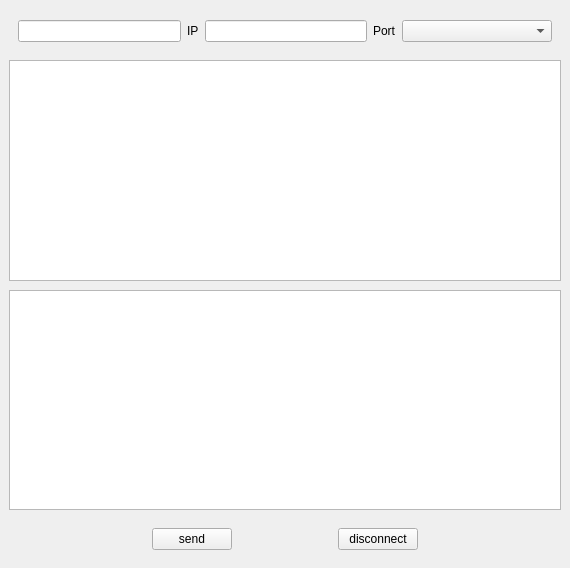
<?xml version="1.0" encoding="UTF-8"?>
<ui version="4.0">
 <class>Widget</class>
 <widget class="QWidget" name="Widget">
  <property name="geometry">
   <rect>
    <x>0</x>
    <y>0</y>
    <width>570</width>
    <height>568</height>
   </rect>
  </property>
  <property name="windowTitle">
   <string>Widget</string>
  </property>
  <layout class="QVBoxLayout" name="verticalLayout">
   <property name="spacing">
    <number>9</number>
   </property>
   <property name="leftMargin">
    <number>9</number>
   </property>
   <property name="rightMargin">
    <number>9</number>
   </property>
   <property name="bottomMargin">
    <number>9</number>
   </property>
   <item>
    <widget class="QWidget" name="widget_2" native="true">
     <layout class="QHBoxLayout" name="horizontalLayout_2">
      <item>
       <widget class="QLineEdit" name="line_port">
        <property name="maximumSize">
         <size>
          <width>500</width>
          <height>16777215</height>
         </size>
        </property>
       </widget>
      </item>
      <item>
       <widget class="QLabel" name="label_2">
        <property name="text">
         <string>IP</string>
        </property>
       </widget>
      </item>
      <item>
       <widget class="QLineEdit" name="line_ip">
        <property name="maximumSize">
         <size>
          <width>500</width>
          <height>16777215</height>
         </size>
        </property>
        <property name="maxLength">
         <number>500</number>
        </property>
       </widget>
      </item>
      <item>
       <widget class="QLabel" name="label">
        <property name="text">
         <string>Port</string>
        </property>
       </widget>
      </item>
      <item>
       <widget class="QComboBox" name="hosts">
        <property name="minimumSize">
         <size>
          <width>150</width>
          <height>0</height>
         </size>
        </property>
       </widget>
      </item>
     </layout>
    </widget>
   </item>
   <item>
    <widget class="QTextEdit" name="textRead">
     <property name="tabChangesFocus">
      <bool>false</bool>
     </property>
     <property name="readOnly">
      <bool>true</bool>
     </property>
    </widget>
   </item>
   <item>
    <widget class="QTextEdit" name="textWrite"/>
   </item>
   <item>
    <widget class="QWidget" name="widget" native="true">
     <layout class="QHBoxLayout" name="horizontalLayout">
      <item>
       <spacer name="horizontalSpacer">
        <property name="orientation">
         <enum>Qt::Horizontal</enum>
        </property>
        <property name="sizeHint" stdset="0">
         <size>
          <width>40</width>
          <height>20</height>
         </size>
        </property>
       </spacer>
      </item>
      <item>
       <widget class="QPushButton" name="btn_send">
        <property name="text">
         <string>send</string>
        </property>
       </widget>
      </item>
      <item>
       <spacer name="horizontalSpacer_3">
        <property name="orientation">
         <enum>Qt::Horizontal</enum>
        </property>
        <property name="sizeType">
         <enum>QSizePolicy::Fixed</enum>
        </property>
        <property name="sizeHint" stdset="0">
         <size>
          <width>100</width>
          <height>20</height>
         </size>
        </property>
       </spacer>
      </item>
      <item>
       <widget class="QPushButton" name="btn_disconnect">
        <property name="text">
         <string>disconnect</string>
        </property>
       </widget>
      </item>
      <item>
       <spacer name="horizontalSpacer_2">
        <property name="orientation">
         <enum>Qt::Horizontal</enum>
        </property>
        <property name="sizeHint" stdset="0">
         <size>
          <width>40</width>
          <height>20</height>
         </size>
        </property>
       </spacer>
      </item>
     </layout>
    </widget>
   </item>
  </layout>
 </widget>
 <resources/>
 <connections/>
</ui>
